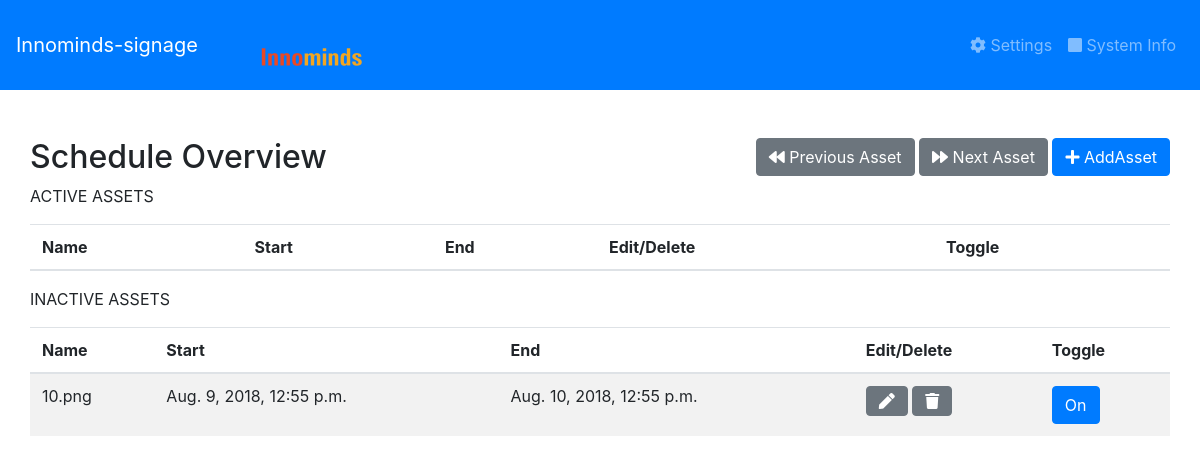
Before: / with the older database file.
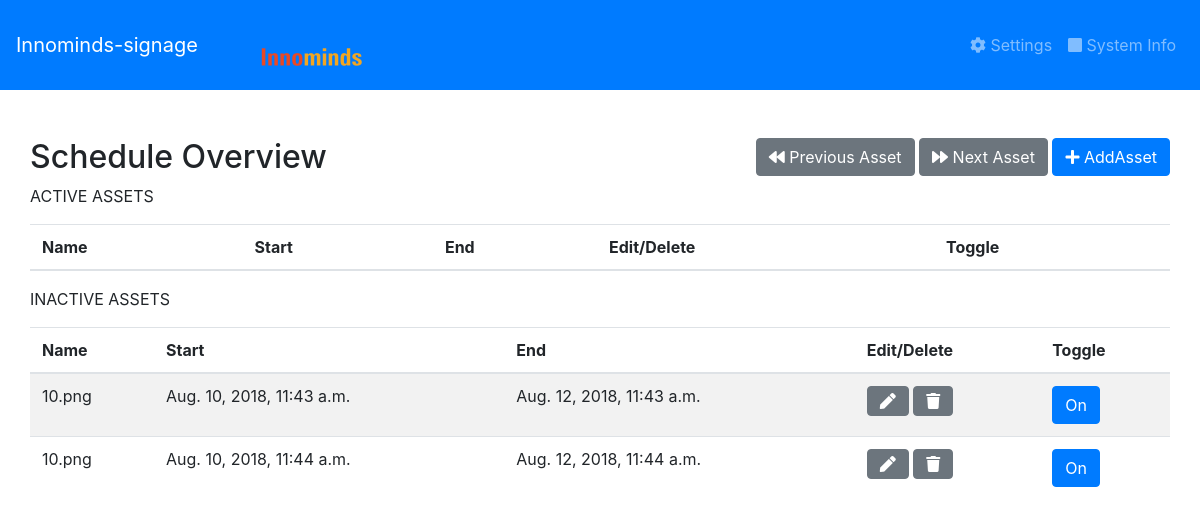
After: the same page with the newer database file.
### personal/models.py (models this page shows, shortened)
class Asset(models.Model):
    name = models.TextField()
    source = models.FileField(upload_to="uploads/", storage=default_storage)
    type = models.CharField(choices=asset_types,max_length=2)
    start_date = models.DateTimeField()
    active = models.BooleanField(default=False)
    end_date = models.DateTimeField()
    duration = models.IntegerField(default=15)

### personal/views.py (the view, shortened to what this page needs)
# urls.py: url(r'', index.as_view(), name=' index'),
class index(View):
    def get(self, request):
        query = Q(active=True,end_date__gte=datetime.datetime.now(),start_date__lte=datetime.datetime.now())
        inactive_assets = Asset.objects.exclude(query)
        active_assets = Asset.objects.filter(query)
        asset_form = AddAssetForm()
        return render(request, 'personal/home.html', context={'asset_form':asset_form,'active_assets':active_assets,'inactive_assets':inactive_assets})

### personal/templates/personal/home.html (shortened to what this page needs)
{% extends "personal/base.html" %}

### personal/templates/personal/base.html (shortened to what this page needs)
{% load static %}
<!doctype html>
<html lang="en">
<head>
    <link rel="stylesheet" href="https://stackpath.bootstrapcdn.com/bootstrap/4.1.2/css/bootstrap.min.css"
>
    <link rel="stylesheet" href="https://use.fontawesome.com/releases/v5.2.0/css/all.css"
>
</head>
<body>
<nav class="navbar navbar-expand-sm bg-primary navbar-dark nav-custom-padding" >
    <a class="navbar-brand" href="#" style="color:white;" >Innominds-signage  </a>
    <div class="col-sm-2" style="background-color:" >
				  <br>
				  <center>
					<img src="{% static 'personal/inno-logo.webp'%}" class="responsive-img" style='max-height:50px'>
				  </center>
    </div>
    <ul class="navbar-nav flex-row ml-md-auto d-none d-md-flex ">
        <li class="nav-item">
            <a class="nav-link" href="#">
                <i class="fas fa-cog"></i> Settings</a>
        </li>
        <li class="nav-item">
            <a class="nav-link" href="#">
                <i class="fas fa-square"></i> System Info</a>
        </li>
    </ul>
</nav>
<div class="container p-0">
    <br>     </br>
    <div class="main-wrapper d-flex justify-content-between">
        <h2>Schedule Overview</h2>
        <div class="button-group">
            <button type="button" class="btn btn-secondary">
                <i class="fas fa-backward"></i> Previous Asset
            </button>
            <button type="button" class="btn btn-secondary">
                <i class="fas fa-forward"></i> Next Asset
            </button>
            <button type="button" class="btn btn-primary" data-toggle="modal" data-target="#AddAsset">
                <i class="fas fa-plus"></i> AddAsset
            </button>
        </div>
    </div>
    <p class="custom-table-heading">ACTIVE ASSETS</p>
    <table class="table table-striped">
        <thead>
        <tr>
            <th>Name</th>
            <th>Start</th>
            <th>End</th>
            <th>Edit/Delete</th>
            <th>Toggle</th>
        </tr>
        </thead>
    </table>
    <p class="custom-table-heading">INACTIVE ASSETS</p>
    <table class="table table-striped">
        <thead>
        <tr>
            <th>Name</th>
            <th>Start</th>
            <th>End</th>
            <th>Edit/Delete</th>
            <th>Toggle</th>
        </tr>
        </thead>
        <tbody>
        {% for data in inactive_assets %}
        <tr>
            <td>{{data.name}}</td>
            <td>{{data.start_date}}</td>
            <td>{{data.end_date}}</td>
            <td>
                <button type="button" class="btn btn-md btn-secondary">
                    <i class="fas fa-pen"></i>
                </button>
                <button type="button" class="btn btn-md btn-secondary">
                    <i class="fas fa-trash" onclick="del_asset({{data.id}})"></i>
                </button>
            </td>
            <td>
                 <button type="button" class="btn btn-md btn-primary" onclick="toggleMode({{data.id}}, 'active')" data-toggle="button" aria-pressed="false" id="{{data.id}}">On</button>
            </td>
           </tr>
        {% endfor %}
        </tbody>
    </table>
</div>
</body>
</html>

Changed rows visible on the page:
removed Asset: name "10.png", start_date "Aug. 9, 2018, 12:55 p.m.", end_date "Aug. 10, 2018, 12:55 p.m."
added Asset: name "10.png", start_date "Aug. 10, 2018, 11:43 a.m.", end_date "Aug. 12, 2018, 11:43 a.m."
added Asset: name "10.png", start_date "Aug. 10, 2018, 11:44 a.m.", end_date "Aug. 12, 2018, 11:44 a.m."
